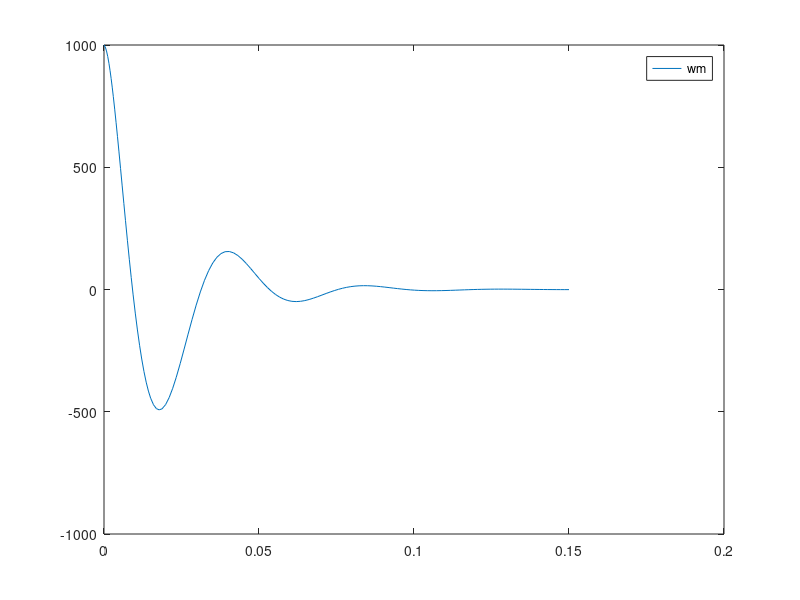

Source code (MATLAB):
function HW4_pump
    J_i = 0.1;
    L = 1;
    K = 100;
    J_m = 0.043;
    B_m = 20;
    d_m = 0.486;
    d_p = 1;
    A = 0.5;
    K_pl = 0.0006;
    wp = 180;
    Tl = 0;
    K_ml = 0.0004;
    B_i = 50;
    C_f = 0.0001;
    
    Vf0 = 1000*C_f;
    
    xV0 = [0;0;0;0;Vf0];
    tspan = [0 0.15];
    [tV,xV] = ode45(@(tV,xV) odefun(tV,xV,J_i,L,K,J_m,B_m,d_m,d_p,A,K_pl,wp,Tl,K_ml,B_i,C_f),tspan,xV0);
    
    wm = xV(:,4)./J_m;
    phi = xV(:,1);
    p = xV(:,5)./C_f;
    
    plot(tV,p)
    legend('wm','phi')
    
end

    function xVdot = odefun(tV,xV,J_i,L,K,J_m,B_m,d_m,d_p,A,K_pl,wp,Tl,K_ml,B_i,C_f)
        xVdot = [xV(3)/J_i;
            L*cos(xV(1))*xV(3)/J_i;
            -L*cos(xV(1))*(K*xV(2)+A/C_f*xV(5))-B_i/J_i*xV(3);
            d_m/C_f*xV(5)-B_m/J_m*xV(4)+Tl;
            -(K_pl+K_ml)*xV(5)/C_f-d_m/J_m*xV(4)+wp*d_p*xV(1)];
        return
    end